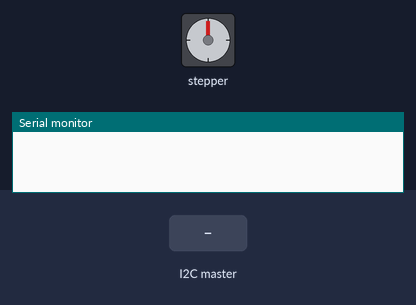
The sketch below on a simulated Arduino Uno, built with avr-gcc and run on an emulated ATmega328P. Shown: stepper motor, the last lines printed to the serial monitor. Wiring (inferred from the names in the program): stepper motor driver (200 steps per turn assumed): step pin 3; direction pin 2. The inputs (shaded band) are chosen by the test bench.

Above: at 1.2 s.
1.3 s: the I2C master sends the byte 1
At 1.46 s:
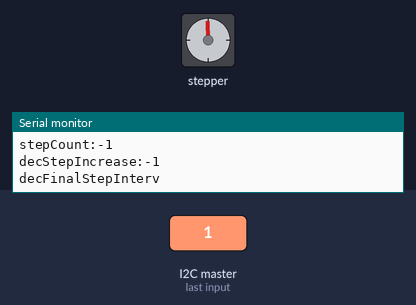
At 2.07 s:
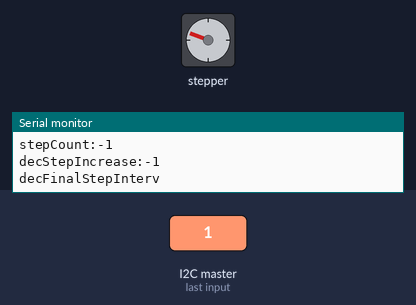
4.3 s: the I2C master sends the byte 200
7.3 s: the I2C master sends the byte 0
At 12.4 s:
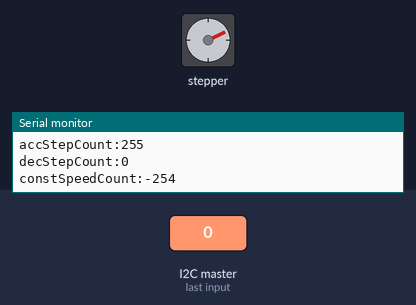
Timing chart, 0 to 13.9 s (numbered marks = the images above; inputs shaded):
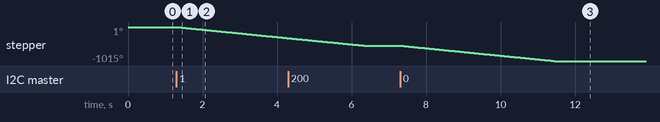

Measured:
- after the input at 1.3 s, stepper: keeps turning counter-clockwise at about 112°/s, starting at once
- after the input at 7.3 s, stepper: turns 459° counter-clockwise in 4.1 s, starting at once

The sketch:

MCS_i2c_slave.ino
```cpp
/*
  2022.4.14
  Motor Control System with i2c slave = MCS_i2c_slave
  i2cでパラメータを受け取りステッピングモータを回す。
  回路はkicad/i2cSteppingMotorDriver/
*/


#include <Wire.h>

const int pulsePin = 3;
const int dirPin = 2;


void setup() {
  Wire.begin(36);                // join i2c bus with address
  Wire.onReceive(dataReceive); // register event
  Serial.begin(115200);           // start serial for output

  pinMode(pulsePin, OUTPUT);
  pinMode(dirPin, OUTPUT);

  delay(10);
  digitalWrite(pulsePin, LOW);
  digitalWrite(dirPin, LOW);
}


//受信データ
// int 2byte long 4byte

//加速部分
int accInitStepInterval;//初期ステップ間隔(uSec)
int accStepDecrease;//ステップ間隔減少数(usec/step)

//定速部分：
int stepInterval;//ステップ間隔(uSec):
long stepCount;//ステップ数:　これは加速と減速部分を含む。-だと逆回転

//減速部分：
int decStepIncrease;//ステップ間隔増加数(usec/step)
int decFinalStepInterval;//最終ステップ(uSec)

//合計で14byte

void dataReceive(int Number) {
  byte data[13];


  if (Wire.available()) {
    for (int i = 0 ; i < 14 ; i++) {
      data[i] = Wire.read();
    }

    ((uint8_t*)&accInitStepInterval)[0] = data[0];
    ((uint8_t*)&accInitStepInterval)[1] = data[1];

    ((uint8_t*)&accStepDecrease)[0] = data[2];
    ((uint8_t*)&accStepDecrease)[1] = data[3];

    ((uint8_t*)&stepInterval)[0] = data[4];
    ((uint8_t*)&stepInterval)[1] = data[5];

    ((uint8_t*)&stepCount)[0] = data[6];
    ((uint8_t*)&stepCount)[1] = data[7];
    ((uint8_t*)&stepCount)[2] = data[8];
    ((uint8_t*)&stepCount)[3] = data[9];

    ((uint8_t*)&decStepIncrease)[0] = data[10];
    ((uint8_t*)&decStepIncrease)[1] = data[11];

    ((uint8_t*)&decFinalStepInterval)[0] = data[12];
    ((uint8_t*)&decFinalStepInterval)[1] = data[13];


    Serial.print("accInitStepInterval:");
    Serial.println(accInitStepInterval);

    Serial.print("accStepDecrease:");
    Serial.println(accStepDecrease);

    Serial.print("stepInterval:");
    Serial.println(stepInterval);

    Serial.print("stepCount:");
    Serial.println(stepCount);

    Serial.print("decStepIncrease:");
    Serial.println(decStepIncrease);

    Serial.print("decFinalStepInterval:");
    Serial.println(decFinalStepInterval);

    //回転方向
    if (stepCount<0) {
      digitalWrite(dirPin, LOW);//反時計回り
    } else {
      digitalWrite(dirPin, HIGH);//反時計回り
    }

    //モータを回す準備
    long accStepCount = (accInitStepInterval - stepInterval) / accStepDecrease; //加速部分のステップ数
    long decStepCount = (decFinalStepInterval - stepInterval) / decStepIncrease; //減速部分のステップ数
    long constSpeedCount = abs(stepCount)  - (accStepCount + decStepCount); //定速部分のステップ数

    Serial.print("accStepCount:");
    Serial.println(accStepCount);

    Serial.print("decStepCount:");
    Serial.println(decStepCount);

    Serial.print("constSpeedCount:");
    Serial.println(constSpeedCount);


    //モータを回す。受け取ったtargetStepステップ

    int intervalSec = accInitStepInterval;
    for (long i = 0 ; i < accStepCount ; i++) {
      digitalWrite(pulsePin, HIGH);
      delayMicroseconds(1);
      digitalWrite(pulsePin, LOW);
      delayMicroseconds(intervalSec);
      intervalSec = intervalSec - accStepDecrease;
    }
    intervalSec = stepInterval;
    for (long i = 0 ; i < constSpeedCount ; i++) {
      digitalWrite(pulsePin, HIGH);
      delayMicroseconds(1);
      digitalWrite(pulsePin, LOW);
      delayMicroseconds(intervalSec);
    }
    for (long i = 0 ; i < decStepCount ; i++) {
      digitalWrite(pulsePin, HIGH);
      delayMicroseconds(1);
      digitalWrite(pulsePin, LOW);
      delayMicroseconds(intervalSec);
      intervalSec = intervalSec + decStepIncrease;
    }

  }
}


void loop() {
}
```
